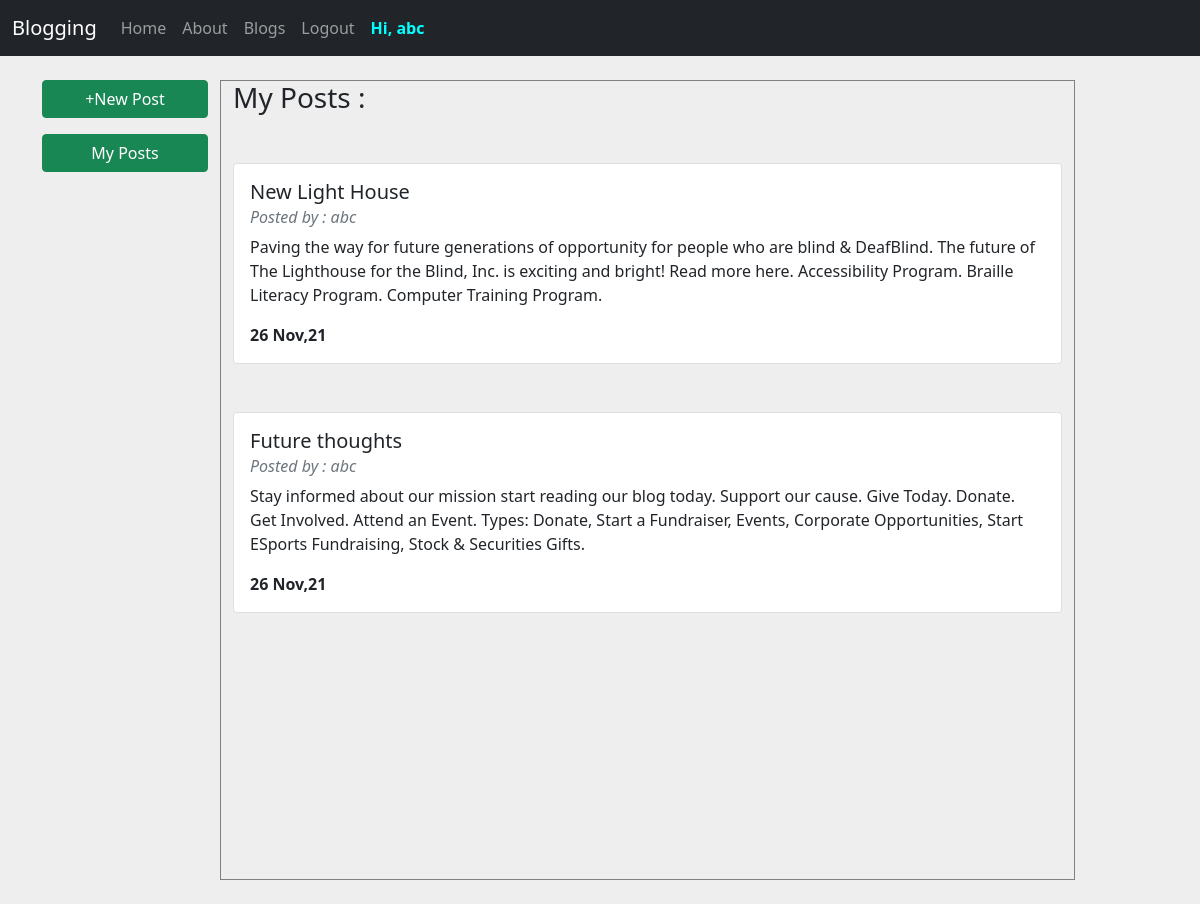
Screenshot of /mypost (signed in) with the database file from the repository.
### tables this page shows
CREATE TABLE POSTS(
        TITLE VARCHAR(100),
        CONTENT VARCHAR(1000),
        DATE VARCHAR(100),
        USERNAME VARCHAR(100)
        );

### my_website.py (the view)
@my_website_app.route('/mypost')
def my_post():
    u = session.get('username')
    if u is None:  # Not logged in
        return flask.redirect("/login")
    else:
        import sqlite3
        print("Connect/Creating database 'my_website_db.sqlite3' ")
        my_db_connection = sqlite3.connect('my_website_db.sqlite3')
        print("Done")
        print("Get the cursor.(It help us to send query & retreive result)")
        my_db_cursor = my_db_connection.cursor()
        print("Done")
        try:
            u = str(u)
            my_query = f"SELECT * FROM POSTS WHERE USERNAME='{u}' ORDER BY DATE DESC"
            print("Check Whether username already exists")
            print("Executing Query : ", my_query)
            my_db_cursor.execute(my_query)
            print("executed")
            my_db_result = my_db_cursor.fetchall()
            print("fetched")
            print(my_db_result)
            len = Counter(my_db_result)
            return flask.render_template('myposts.html', result=my_db_result, len=len)
        except:
            return flask.render_template('myposts.html', result=[])

### templates/myposts.html (shortened to what this page needs)
{% extends "my_template.html"%}
{% block myblock1 %}
<div class="row">
    <div class="col-lg-2 ">
        <div class="d-grid">
        <button class="btn btn-success mb-3 btn-block"> <a href="/newpost" class="text-decoration-none text-white"> +New Post</a></button>
        <button class="btn btn-success mb-3 btn-block"> <a href="/mypost" class="text-decoration-none text-white">
                    My Posts</a></button>
     </div>
     </div>
    <div class="col-lg-9 " style="border: 1px solid grey; min-height: 100vh;">
        <h3 class="mb-5">My Posts :</h3>
        {%for i in result%}
        <div class="card mb-5 " style="width: 100%;">
            <div class="card-body">
                <h5 class="card-title"> {{i[0]}} </h5>
                <h6 class="card-subtitle mb-2 text-muted"><i>Posted by : {{i[3]}}</i></h6>
                <p class="card-text">{{i[1]}}</p>
                <b>{{i[2]}}</b>
            </div>
        </div>
        {%endfor%}
    </div>
</div>
{% endblock %}

### rows the page displays
POSTS: TITLE "New Light House", USERNAME "abc", CONTENT "Paving the way for future generations of opportunity for people who are blind & DeafBlind. The future of The Lighthouse for the Blind, Inc. is exciting and bright! Read more here. Accessibility Program. Braille Literacy Program. Computer Training Program.", DATE "26 Nov,21"
POSTS: TITLE "Future thoughts", USERNAME "abc", CONTENT "Stay informed about our mission start reading our blog today. Support our cause. Give Today. Donate. Get Involved. Attend an Event. Types: Donate, Start a Fundraiser, Events, Corporate Opportunities, Start ESports Fundraising, Stock & Securities Gifts.", DATE "26 Nov,21"

### other values shown
{{ session['username'] }} "abc"
